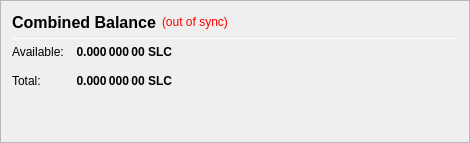
                   <widget class="QFrame" name="frame_CombinedBalances">
                    <property name="minimumSize">
                     <size>
                      <width>470</width>
                      <height>0</height>
                     </size>
                    </property>
                    <property name="frameShape">
                     <enum>QFrame::StyledPanel</enum>
                    </property>
                    <property name="frameShadow">
                     <enum>QFrame::Raised</enum>
                    </property>
                    <layout class="QVBoxLayout" name="verticalLayout_5">
                     <item>
                      <layout class="QHBoxLayout" name="horizontalLayout_5" stretch="0,0,0">
                       <item>
                        <widget class="QLabel" name="label_5z">
                         <property name="minimumSize">
                          <size>
                           <width>0</width>
                           <height>20</height>
                          </size>
                         </property>
                         <property name="font">
                          <font>
                           <pointsize>12</pointsize>
                           <weight>75</weight>
                           <bold>true</bold>
                          </font>
                         </property>
                         <property name="toolTip">
                          <string>Combined Balance (including unconfirmed and immature coins)</string>
                         </property>
                         <property name="text">
                          <string>Combined Balance</string>
                         </property>
                        </widget>
                       </item>
                       <item>
                        <widget class="QLabel" name="labelWalletStatus">
                         <property name="cursor">
                          <cursorShape>WhatsThisCursor</cursorShape>
                         </property>
                         <property name="toolTip">
                          <string>The displayed information may be out of date. Your wallet automatically synchronizes with the sollida network after a connection is established, but this process has not completed yet.</string>
                         </property>
                         <property name="styleSheet">
                          <string notr="true">QLabel { color: red; }</string>
                         </property>
                         <property name="text">
                          <string notr="true">(out of sync)</string>
                         </property>
                         <property name="alignment">
                          <set>Qt::AlignLeading|Qt::AlignLeft|Qt::AlignVCenter</set>
                         </property>
                        </widget>
                       </item>
                       <item>
                        <spacer name="horizontalSpacer_1">
                         <property name="orientation">
                          <enum>Qt::Horizontal</enum>
                         </property>
                         <property name="sizeHint" stdset="0">
                          <size>
                           <width>40</width>
                           <height>20</height>
                          </size>
                         </property>
                        </spacer>
                       </item>
                      </layout>
                     </item>
                     <item>
                      <widget class="Line" name="line_CombinedBalance">
                       <property name="minimumSize">
                        <size>
                         <width>0</width>
                         <height>1</height>
                        </size>
                       </property>
                       <property name="maximumSize">
                        <size>
                         <width>16777215</width>
                         <height>1</height>
                        </size>
                       </property>
                       <property name="orientation">
                        <enum>Qt::Horizontal</enum>
                       </property>
                      </widget>
                     </item>
                     <item>
                      <layout class="QGridLayout" name="gridLayout_3">
                       <property name="spacing">
                        <number>12</number>
                       </property>
                       <item row="1" column="0">
                        <widget class="QLabel" name="labelBalanceTextz">
                         <property name="text">
                          <string>Available:</string>
                         </property>
                        </widget>
                       </item>
                       <item row="1" column="1">
                        <widget class="QLabel" name="labelBalancez">
                         <property name="font">
                          <font>
                           <weight>75</weight>
                           <bold>true</bold>
                          </font>
                         </property>
                         <property name="cursor">
                          <cursorShape>IBeamCursor</cursorShape>
                         </property>
                         <property name="toolTip">
                          <string>Your current spendable balance</string>
                         </property>
                         <property name="text">
                          <string notr="true">0.000 000 00 SLC</string>
                         </property>
                         <property name="alignment">
                          <set>Qt::AlignRight|Qt::AlignTrailing|Qt::AlignVCenter</set>
                         </property>
                         <property name="textInteractionFlags">
                          <set>Qt::LinksAccessibleByMouse|Qt::TextSelectableByKeyboard|Qt::TextSelectableByMouse</set>
                         </property>
                        </widget>
                       </item>
                       <item row="2" column="0">
                        <widget class="QLabel" name="labelTotalTextz">
                         <property name="text">
                          <string>Total:</string>
                         </property>
                        </widget>
                       </item>
                       <item row="2" column="1">
                        <widget class="QLabel" name="labelTotalz">
                         <property name="font">
                          <font>
                           <weight>75</weight>
                           <bold>true</bold>
                          </font>
                         </property>
                         <property name="cursor">
                          <cursorShape>IBeamCursor</cursorShape>
                         </property>
                         <property name="toolTip">
                          <string>Total Balance, including all unavailable coins.</string>
                         </property>
                         <property name="text">
                          <string notr="true">0.000 000 00 SLC</string>
                         </property>
                         <property name="alignment">
                          <set>Qt::AlignRight|Qt::AlignTrailing|Qt::AlignVCenter</set>
                         </property>
                         <property name="textInteractionFlags">
                          <set>Qt::LinksAccessibleByMouse|Qt::TextSelectableByKeyboard|Qt::TextSelectableByMouse</set>
                         </property>
                        </widget>
                       </item>
                       <item row="2" column="3">
                        <spacer name="horizontalSpacer_2">
                         <property name="orientation">
                          <enum>Qt::Horizontal</enum>
                         </property>
                         <property name="sizeHint" stdset="0">
                          <size>
                           <width>40</width>
                           <height>20</height>
                          </size>
                         </property>
                        </spacer>
                       </item>
                      </layout>
                     </item>
                     <item>
                      <spacer name="verticalSpacer_1">
                       <property name="orientation">
                        <enum>Qt::Vertical</enum>
                       </property>
                       <property name="sizeHint" stdset="0">
                        <size>
                         <width>20</width>
                         <height>40</height>
                        </size>
                       </property>
                      </spacer>
                     </item>
                    </layout>
                   </widget>
